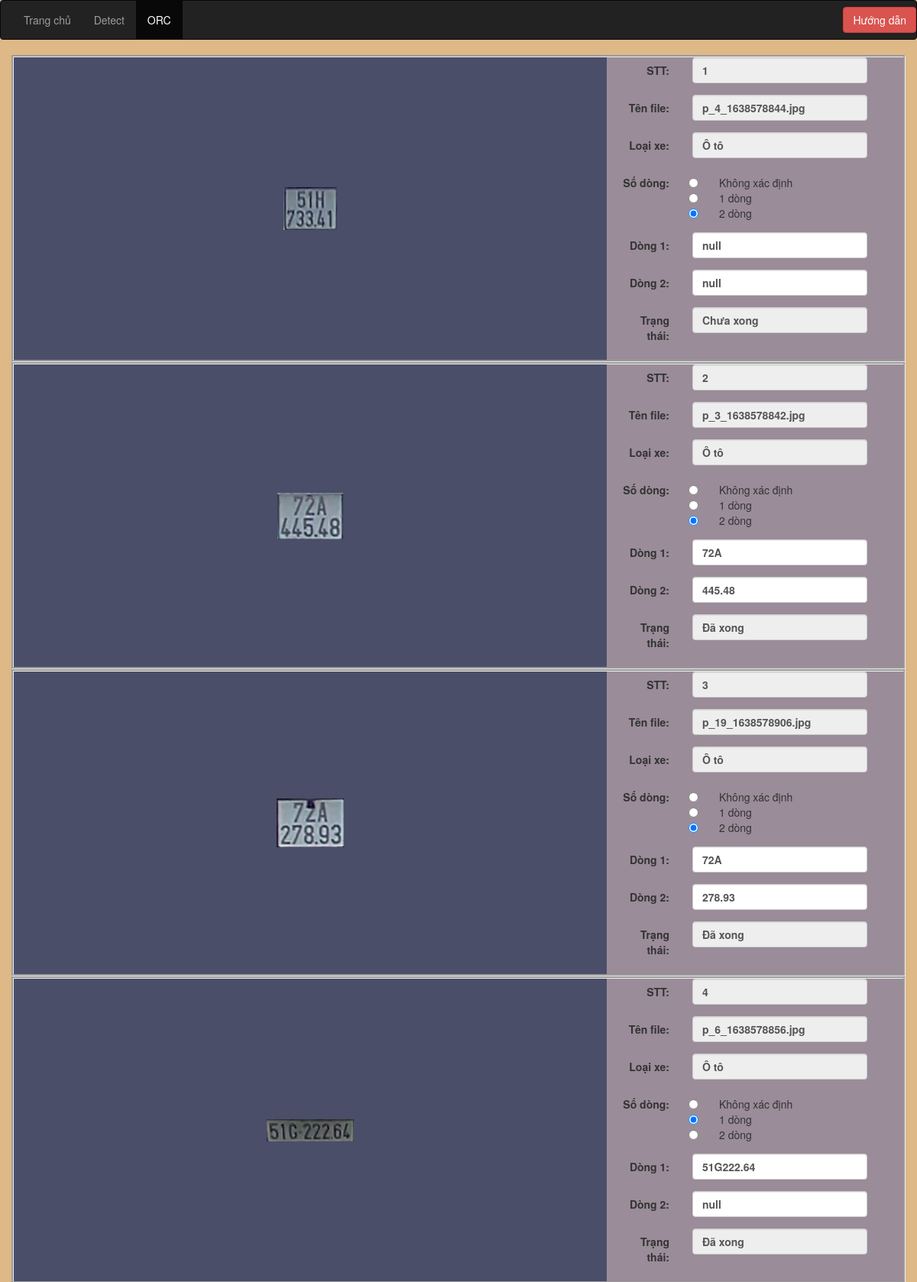
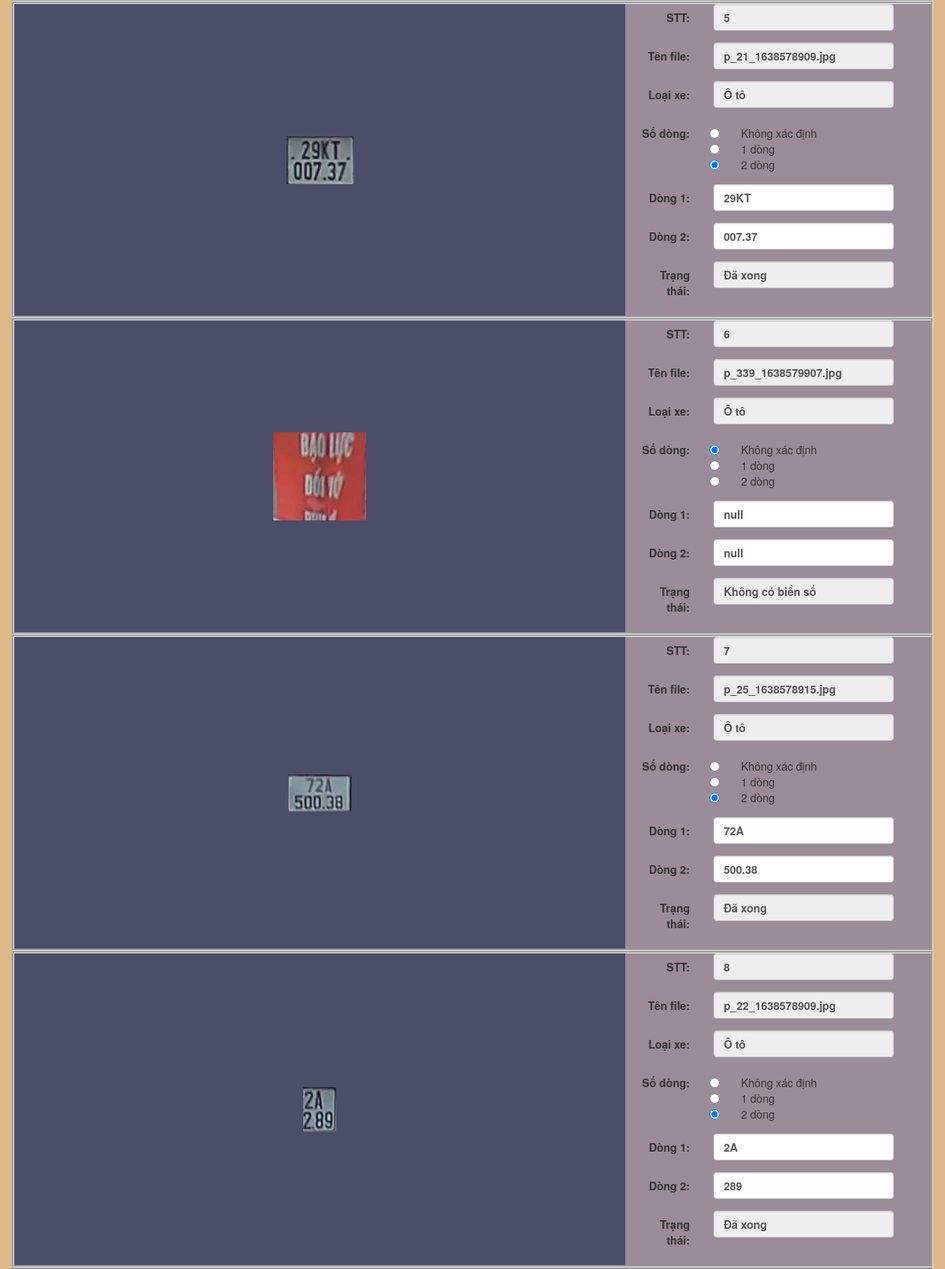
Page /orc/ (upper part) on the committed database (2 pictures, top to bottom).
### tables this page shows
CREATE TABLE ORC (ID INT PRIMARY KEY NOT NULL UNIQUE, LoaiXe TEXT, Path TEXT, LoaiBienSo INT, PlateLine1 TEXT, PlateLine2 TEXT, Status TEXT);

### app.py (the view, shortened to what this page needs)
@app.route("/orc/")
@app.route('/orc/<page>', methods=['POST', 'GET'])
def orc(page=None):
    ORC = select_ORC()
    if request.method == 'GET':
        if page:
            if str(page).isdigit():
                page = int(page)
                if page * 10 < len(ORC):
                    return render_template('orc.html', imgs=ORC[(page - 1) * 10:page * 10],
                                           max_lenght=len(ORC), cur_page=page)
                else:
                    if page * 10 > len(ORC) + 10:
                        return render_template('orc.html', imgs=ORC[0:10], max_lenght=len(ORC), cur_page=page)
                    return render_template('orc.html', imgs=ORC[(page - 1) * 10:], max_lenght=len(ORC),
                                           cur_page=page)
            else:
                return render_template('orc.html', imgs=ORC[0:10], max_lenght=len(ORC), cur_page=page)
        else:
            return render_template('orc.html', imgs=ORC[0:10], max_lenght=len(ORC), cur_page=page)

### app.py (called while the page is built)
def create_connection(db_file):
    conn = None
    try:
        conn = sqlite3.connect(db_file)
    except Error as e:
        print(e)
    return conn

def select_ORC():
    database = "./database.db"
    conn = create_connection(database)
    cur = conn.cursor()
    cur.execute("SELECT * FROM ORC")
    ORC = cur.fetchall()
    conn.commit
    return ORC

### templates/orc.html (shortened to what this page needs)
<!DOCTYPE html>
<html lang="en">
<head>
  <link rel="stylesheet" href="https://maxcdn.bootstrapcdn.com/bootstrap/3.4.1/css/bootstrap.min.css">
</head>
<body style="background-color: burlywood;">
  <nav class="navbar navbar-inverse">
    <div class="container-fluid">
      <ul class="nav navbar-nav">
        <li><a href="{{url_for('home')}}">Trang chủ</a></li>
        <li><a href="{{url_for('detect')}}">Detect</a></li>
        <li class="active"><a href="{{url_for('orc')}}">ORC</a></li>
      </ul>
      <ul class="nav navbar-nav navbar-right">
        <button type="button" class="btn btn-danger navbar-btn" data-toggle="modal" data-target="#myModal">Hướng
          dẫn</button>
      </ul>
  </nav>
  <div class="container">
    {%for img in imgs%}
    <div class="row" style="border: groove;">
      <div class="col-sm-8"
        style="  display: flex;justify-content: center;align-items: center;background-color:#4a4e69;height: 396px;overflow: auto;">
        <img src="{{url_for('static',filename = 'lps/'+img[1]+'/'+ img[2])}}">
      </div>
      <div class="col-sm-4" style="background-color: #9a8c98;">
        <div class="form-horizontal" style="font-size: 14px;font-weight: 600;margin: auto;">
          <div class="form-group">
            <p class="control-label col-sm-3">STT: </p>
            <div class="col-sm-8">
              <input type="text" readonly class="form-control" id="id{{img[0]}}" value="{{img[0]}}">
            </div>
          </div>
          <div class="form-group">
            <p class="control-label col-sm-3">Tên file:</p>
            <div class="col-sm-8">
              <input type="text" readonly class="form-control" id="path{{img[0]}}" value="{{img[2]}}">
            </div>
          </div>
          <div class="form-group">
            <p class="control-label col-sm-3">Loại xe: </p>
            <div class="col-sm-8">
              {% if img[1] == 'car' %}
              <input type="text" readonly class="form-control" id="path{{img[0]}}" value="Ô tô">
              {% else %}
              <input type="text" readonly class="form-control" id="path{{img[0]}}" value="Xe máy">
              {% endif %}
            </div>
          </div>
          <div class="form-group">
            <p class="control-label col-sm-3">Số dòng:</p>
            <div class="col-sm-8">
              <div class="radio">
                <div>
                  {% if img[3] == 1 %}
                  <div class="col-sm-8">
                    <input id="button0{{img[0]}}" type="radio" name="plate_line{{img[0]}}"
                      onclick="update_status('{{img[0]}}')">
                    <label for="button0{{img[0]}}">Không xác định</label>
                  </div>
                  <div class="col-sm-8">
                    <input id="button1{{img[0]}}" type="radio" name="plate_line{{img[0]}}"
                      onclick="update_status('{{img[0]}}')" checked>
                    <label for="button1{{img[0]}}"> 1 dòng</label>
                  </div>
                  <div class="col-sm-8">
                    <input id="button2{{img[0]}}" type="radio" name="plate_line{{img[0]}}"
                      onclick="update_status('{{img[0]}}')">
                    <label for="button2{{img[0]}}"> 2 dòng</label>
                  </div>
                  {% elif img[3] == 2 %}
                  <div class="col-sm-8">
                    <input id="button0{{img[0]}}" type="radio" name="plate_line{{img[0]}}"
                      onclick="update_status('{{img[0]}}')">
                    <label for="button0{{img[0]}}">Không xác định</label>
                  </div>
                  <div class="col-sm-8">
                    <input id="button1{{img[0]}}" type="radio" name="plate_line{{img[0]}}"
                      onclick="update_status('{{img[0]}}')">
                    <label for="button1{{img[0]}}"> 1 dòng</label>
                  </div>
                  <div class="col-sm-8">
                    <input id="button2{{img[0]}}" type="radio" name="plate_line{{img[0]}}"
                      onclick="update_status('{{img[0]}}')" checked>
                    <label for="button2{{img[0]}}"> 2 dòng</label>
                  </div>
                  {% else %}
                  <div class="col-sm-8">
                    <input id="button0{{img[0]}}" type="radio" name="plate_line{{img[0]}}"
                      onclick="update_status('{{img[0]}}')" checked>
                    <label for="button0{{img[0]}}">Không xác định</label>
                  </div>
                  <div class="col-sm-8">
                    <input id="button1{{img[0]}}" type="radio" name="plate_line{{img[0]}}"
                      onclick="update_status('{{img[0]}}')">
                    <label for="button1{{img[0]}}"> 1 dòng</label>
                  </div>
                  <div class="col-sm-8">
                    <input id="button2{{img[0]}}" type="radio" name="plate_line{{img[0]}}"
                      onclick="update_status('{{img[0]}}')">
                    <label for="button2{{img[0]}}"> 2 dòng</label>
                  </div>
                  {% endif %}
                </div>
              </div>
            </div>
          </div>
          <div class="form-group">
            <p class="control-label col-sm-3">Dòng 1: </p>
            <div class="col-sm-8">
              <input type="text" class="form-control" rows="1" id="list_plate{{img[0]}}" value="{{img[4]}}">
            </div>
          </div>
          <div class="form-group">
            <p class="control-label col-sm-3">Dòng 2: </p>
            <div class="col-sm-8">
              <input type="text" class="form-control" rows="1" id="list_plate2{{img[0]}}" value="{{img[5]}}">
            </div>
          </div>
          <div class="form-group">
            <p class="col-sm-3 control-label">Trạng thái: </p>
            <div class="col-sm-8">
              {% if img[6] == "completed" %}
              <input readonly type="text" class="form-control" value="Đã xong"><br>
              {% elif img[6] == "raw" %}
              <input readonly type="text" class="form-control" value="Chưa xong"><br>
              {% else %}
              <input readonly type="text" class="form-control" value="Không có biển số"><br>
              {% endif %}
            </div>
          </div>
        </div>
      </div>
    </div>
    {%endfor%}
  </div>
</body>
</html>

### rows in the picture
ORC: LoaiXe+Path (picture), ID "1", Path "p_4_1638578844.jpg", PlateLine1 "null", PlateLine2 "null"
ORC: LoaiXe+Path (picture), ID "2", Path "p_3_1638578842.jpg", PlateLine1 "72A", PlateLine2 "445.48"
ORC: LoaiXe+Path (picture), ID "3", Path "p_19_1638578906.jpg", PlateLine1 "72A", PlateLine2 "278.93"
ORC: LoaiXe+Path (picture), ID "4", Path "p_6_1638578856.jpg", PlateLine1 "51G222.64", PlateLine2 "null"
ORC: LoaiXe+Path (picture), ID "5", Path "p_21_1638578909.jpg", PlateLine1 "29KT", PlateLine2 "007.37"
ORC: LoaiXe+Path (picture), ID "6", Path "p_339_1638579907.jpg", PlateLine1 "null", PlateLine2 "null"
ORC: LoaiXe+Path (picture), ID "7", Path "p_25_1638578915.jpg", PlateLine1 "72A", PlateLine2 "500.38"
ORC: LoaiXe+Path (picture), ID "8", Path "p_22_1638578909.jpg", PlateLine1 "2A", PlateLine2 "289"
